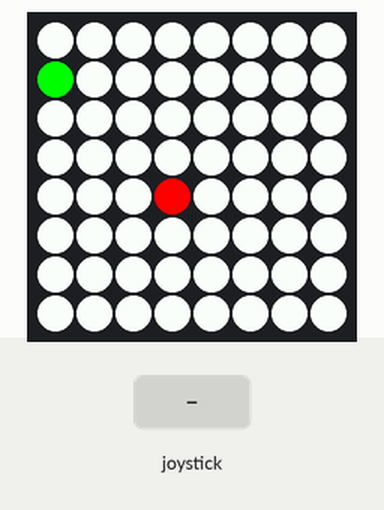
This program was run on a simulated Raspberry Pi (BCM pin numbers) with a Sense HAT. Shown: the Sense HAT's 8×8 RGB LED matrix. The inputs (shaded band) are chosen by the test bench. Random numbers come from a fixed seed; the 64×8 strip is a reading aid, not a part: it shows the text the matrix is scrolling, unrolled, one strip-width of it at a time.

Above: at 1.2 s.
1.3 s: joystick clicked
At 1.35 s:
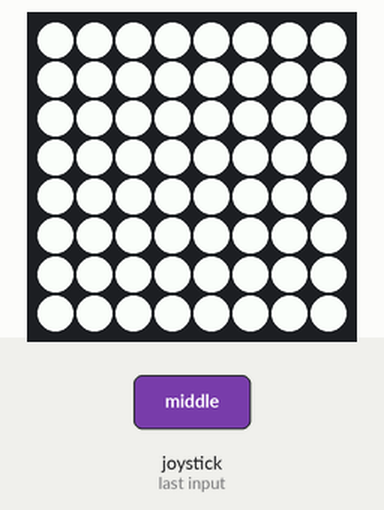
3.1 s: joystick pushed up
At 3.9 s:
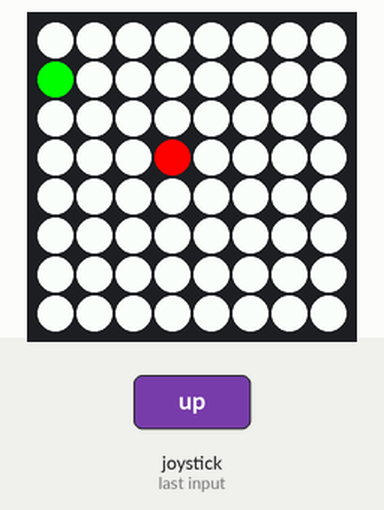
4.6 s: joystick pushed left
At 5.0 s:
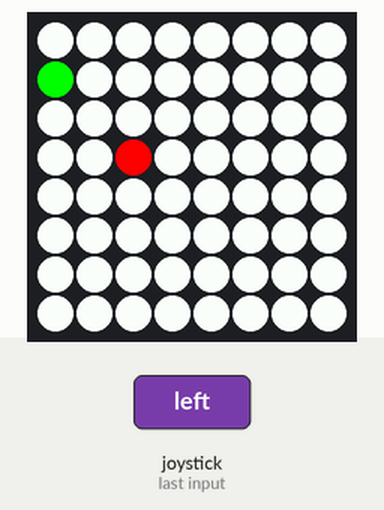
6.1 s: joystick pushed down
At 7.3 s:
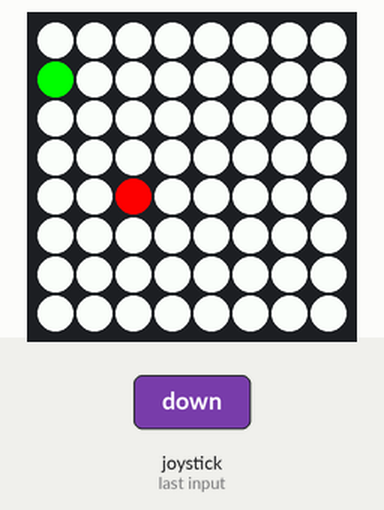
7.6 s: joystick clicked
At 7.75 s:
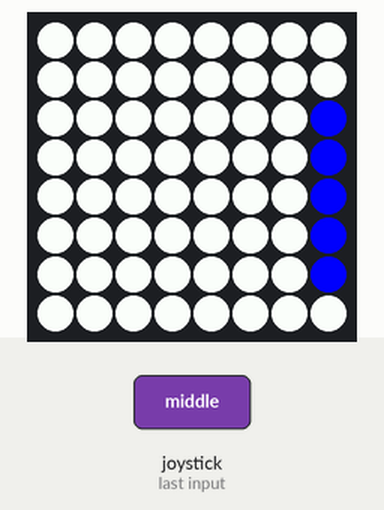
9.4 s: joystick pushed down
At 9.9 s:
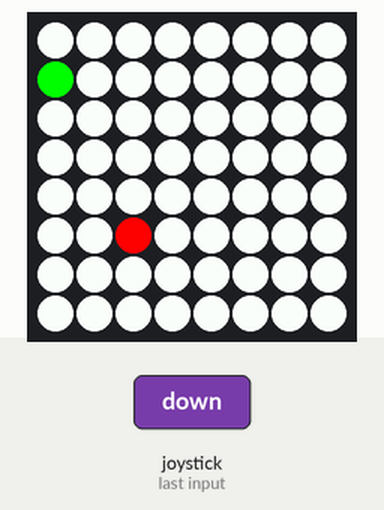
Timing chart, 0 to 11.9 s (numbered marks = the images above; inputs shaded):
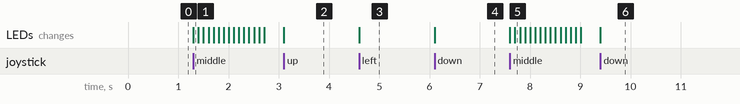

Measured:
- after the input at 1.3 s, the LEDs: change at once (image 1)
- after the input at 3.1 s, the LEDs: change at once (image 2)
- after the input at 4.6 s, the LEDs: change at once (image 3)
- after the input at 6.1 s, the LEDs: change at once (image 4)
- after the input at 7.6 s, the LEDs: first change at once (image 5 shows a later state)
- after the input at 9.4 s, the LEDs: change at once (image 6)

The program:

joystick.py
```python
from sense_hat import SenseHat
import random

sense = SenseHat()

def setRandomPixel(screen,sense,markerInd):
    index = random.randrange(0,63,1)
    while index == markerInd:
        index = random.randrange(0,63,1)

    screen[index] = [0,255,0]
    sense.set_pixels(screen)

count = 0
marker = [255,0,0]
white = [255,255,255]
green = [0,
         255,0]
screen = []

for x in range(64):
    screen.append(white)

markerInd = 35
screen[markerInd] = marker
sense.set_pixels(screen)
setRandomPixel(screen,sense,markerInd)

while True:
    for event in sense.stick.get_events():
        if event.action == "pressed":
            if event.direction == "middle":
                sense.show_message(str(count),0.1,[0,0,255],[255,255,255])
                sense.set_pixels(screen)

            else:
                moveMarker = False
                temp = markerInd
                if event.direction == "up" and markerInd > 7:
                    markerInd -= 8
                    moveMarker = True
                elif event.direction == "down" and markerInd < 56:
                    markerInd += 8
                    moveMarker = True
                elif event.direction == "left" and markerInd % 8 != 0:
                    markerInd -= 1
                    moveMarker = True
                elif event.direction == "right" and markerInd % 8 != 7:
                    markerInd += 1
                    moveMarker = True

                if moveMarker:
                    if screen[markerInd] == green:
                        count += 1
                        setRandomPixel(screen,sense,markerInd)
                    screen[markerInd] = marker
                    screen[temp] = [255,255,255]

                    sense.set_pixels(screen)
```
